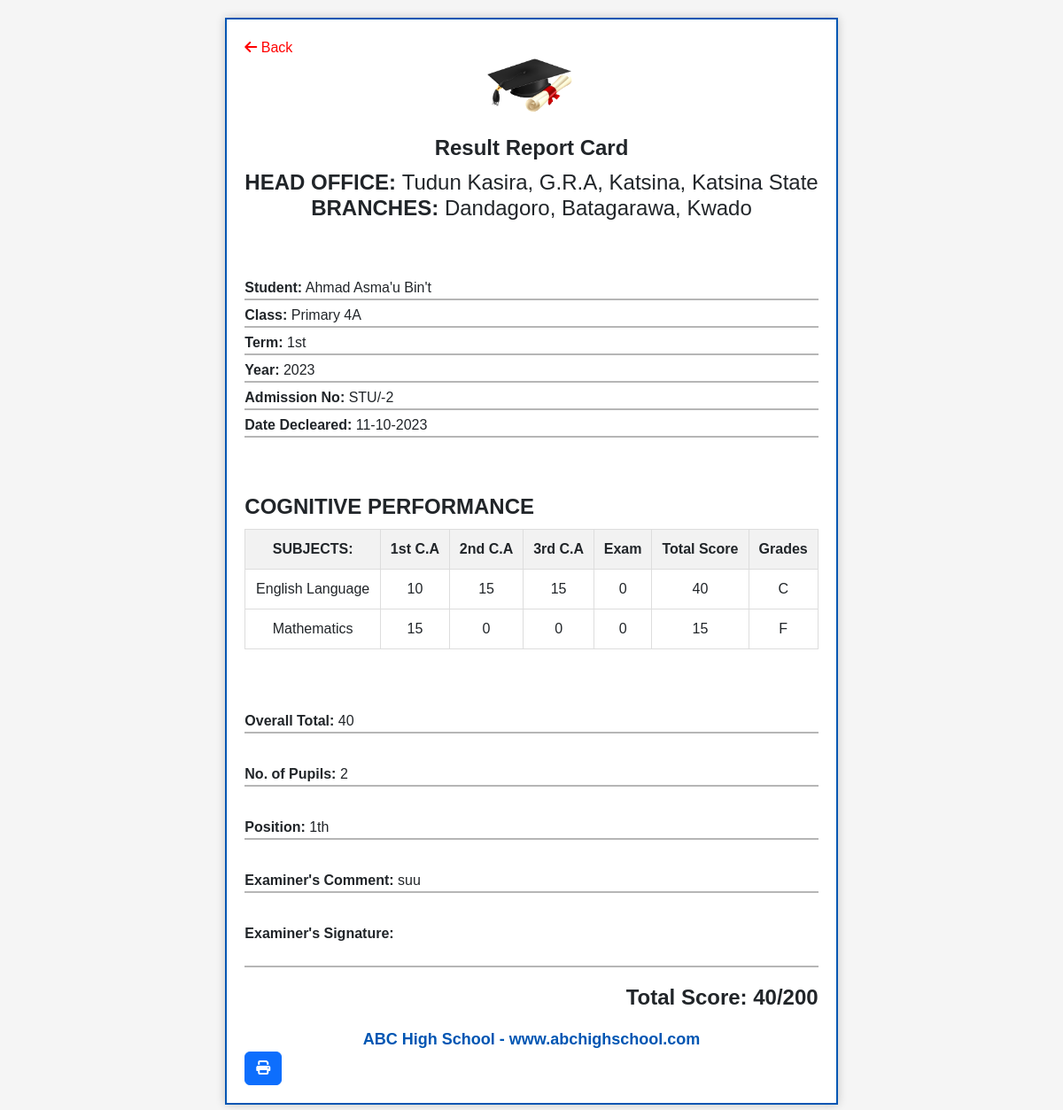
/report-card/2/, run on the app's committed database.
### rpms/models.py (models this page shows, shortened)
class ReportCard(models.Model):
    stu_id = models.ForeignKey(Student, on_delete=models.CASCADE)
    check_id = models.CharField(max_length=100, blank=True)
    position = models.CharField(max_length=100, blank=True)
    term = models.CharField(max_length=100, blank=True)
    staff_username = models.CharField(max_length=100, blank=True)
    staff_fullname = models.CharField(max_length=100, blank=True)
    staff_role = models.CharField(max_length=100, blank=True)
    date_registered = models.CharField(max_length=100, blank=True)
    examiner_comment = models.TextField(max_length=1000000000, blank=True)
    year = models.CharField(max_length=100, blank=True)
    examiner_sign = models.ImageField(upload_to='signatures', blank=True)
    overAll_marks = models.IntegerField(null=True, blank=True, default=0)

class Student(models.Model):
    stu_fullname = models.CharField(max_length=100, blank=True)
    stu_uuid = models.CharField(max_length=1000, blank=True)
    stu_id = models.CharField(max_length=100, blank=True)
    f_name = models.CharField(max_length=100, blank=True)
    l_name = models.CharField(max_length=100, blank=True)
    m_name = models.CharField(max_length=100, blank=True)
    dob = models.CharField(max_length=100, blank=True)
    gender = models.CharField(max_length=100, blank=True)
    class_name = models.CharField(max_length=100, blank=True)
    term = models.CharField(max_length=100, blank=True)
    stu_address = models.TextField(max_length=50000, blank=True)
    g_fullname = models.CharField(max_length=100, blank=True)
    g_phone_number = models.CharField(max_length=100, blank=True)
    g_address = models.CharField(max_length=100, blank=True)
    relationship = models.CharField(max_length=100, blank=True)
    email = models.CharField(max_length=100, blank=True)
    date_registered = models.CharField(max_length=100, blank=True)
    last_update = models.CharField(max_length=100, blank=True)
    student_photo = models.ImageField(upload_to='student_profile', default='profile.png')
    overAll_marks = models.IntegerField(null=True, blank=True, default=0)
    def __str__(self):
        return self.stu_id

class Result(models.Model):
    stu_id = models.ForeignKey(Student, on_delete=models.CASCADE)
    check_id = models.CharField(max_length=100, blank=True)
    subj_name = models.CharField(max_length=100, blank=True)
    first_ca = models.IntegerField(null=True, blank=True, default=0)
    second_ca = models.IntegerField(null=True, blank=True, default=0)
    third_ca = models.IntegerField(null=True, blank=True, default=0)
    exam = models.IntegerField(null=True, blank=True, default=0)
    total_marks = models.IntegerField(null=True, blank=True, default=0)
    grade = models.CharField(max_length=100, blank=True)
    class_name = models.CharField(max_length=100, blank=True)
    term = models.CharField(max_length=100, blank=True)
    staff_username = models.CharField(max_length=100, blank=True)
    staff_fullname = models.CharField(max_length=100, blank=True)
    staff_role = models.CharField(max_length=100, blank=True)
    date_registered = models.CharField(max_length=100, blank=True)
    last_update = models.CharField(max_length=100, blank=True)

### rpms/views.py (the view)
# urls.py: path('report-card/<int:id>/', views.report_card, name='report-card'),
def report_card(request, id):
    results = Result.objects.filter(check_id=id)
    report_card = ReportCard.objects.get(check_id=id)
    students = Student.objects.filter(class_name=report_card.stu_id.class_name)
    total_stu = len(students)
    context = {
        'report': report_card,
        'results': results,
        'total_stu':total_stu,
    }
    return render(request, "report-card.html", context)

### templates/report-card.html (shortened to what this page needs)
{% load static %}
<!DOCTYPE html>
<html lang="en">
<head>
    <link rel="stylesheet" href="{% static 'bootstrap/css/bootstrap.min.css' %}">
    <link rel="stylesheet" href="https://cdnjs.cloudflare.com/ajax/libs/font-awesome/6.4.2/css/all.min.css">
    <link rel="stylesheet" href="https://fontawesome.com/icons/lips?f=classic&s=solid">
</head>
<body>
    <div class="container">
        <div class="report-card">
            <a href="/decleared"><i class="fa fa-arrow-left"></i> Back</a>
            <div class="school-logo">
                <img src="{% static 'img/logo.png' %}" alt="ABC High School Logo">
            </div>
            <div class="student-info">
                <h2><strong>Result Report Card</strong></h2>
                <h2>
                   <strong>HEAD OFFICE:</strong> <span>Tudun Kasira, G.R.A, Katsina, Katsina State</span><br>
                    <strong>BRANCHES:</strong> <span>Dandagoro, Batagarawa, Kwado</span>
                </h2><br><br>
                <p><strong>Student:</strong> {{report.stu_id.l_name}} {{report.stu_id.f_name}} {{report.stu_id.m_name}}</p>
                <p><strong>Class:</strong> {{report.stu_id.class_name}}</p>
                <p><strong>Term:</strong> {{report.stu_id.term}}</p>
                <p><strong>Year:</strong> {{report.year}}</p>
                <p><strong>Admission No:</strong> {{report.stu_id}}</p>
                <p><strong>Date Decleared:</strong> {{report.date_registered}}</p>
            </div><br>
            <div class="subject">
                <h4>COGNITIVE PERFORMANCE</h4>
                <table class="table table-bordered">
                    <thead>
                        <tr>
                            <th>SUBJECTS:</th>
                            <th>1st C.A</th>
                            <th>2nd C.A</th>
                            <th>3rd C.A</th>
                            <th>Exam</th>
                            <th>Total Score</th>
                            <th>Grades</th>
                        </tr>
                    </thead>
                    <tbody>
                        {% for result in results %}
                        <tr>
                            <td>{{result.subj_name}}</td>
                            <td>{{result.first_ca}}</td>
                            <td>{{result.second_ca}}</td>
                            <td>{{result.third_ca}}</td>
                            <td>{{result.exam}}</td>
                            <td>{{result.total_marks}}</td>
                            <td>{{result.grade}}</td>
                        </tr>
                        {% endfor %}
                    </tbody>
                </table>
            </div><br><br>
            <div class="student-info">
                <p><strong>Overall Total:</strong> {{report.overAll_marks}}</p><br>
                <p><strong>No. of Pupils:</strong> {{total_stu}}</p><br>
                <p><strong>Position:</strong> {{report.position}}</p><br>
                <p><strong>Examiner's Comment:</strong> {{report.examiner_comment}}</p><br>
                <p><strong>Examiner's Signature:</strong><br> <img src="{{report.examiner_sign.url}}" alt="" width="200px"></p>
            </div>
            <div class="total-score">
                <h4>Total Score: {{report.overAll_marks}}/200</h4>
            </div>
            <div class="school-name">
                ABC High School - www.abchighschool.com
            </div>
            <div class="print">
                <button class="btn btn-primary" onclick="printInfo()"><i class="fa fa-print"></i></button>
            </div>
        </div>
    </div>
</body>
</html>

### templates/report-card.html (style rules this page uses)
body { font-family: Arial, sans-serif; background-color: #f5f5f5; }
.report-card { border: 2px solid #0056b3; padding: 20px; margin: 20px auto; max-width: 800px; background-color: #fff; box-shadow: 0 0 10px rgba(0, 0, 0, 0.2); }
.school-logo { text-align: center; margin-bottom: 20px; }
.school-logo img { max-width: 100px; }
.student-info { margin-bottom: 20px; }
.student-info h2 { font-size: 24px; margin-bottom: 10px; text-align: center; }
h2 span { font-weight: 100; }
.student-info p { margin: 5px 0; border-bottom: 2px solid rgb(182, 182, 182); }
.subject { margin-top: 20px; }
.subject h4 { font-weight: bold; }
.subject table { width: 100%; margin-top: 10px; }
.subject table th, .subject table td { padding: 10px; border: 1px solid #ddd; text-align: center; }
.subject table th { background-color: #f2f2f2; }
.total-score { margin-top: 20px; text-align: right; }
.total-score h4 { font-weight: bold; }
.school-name { text-align: center; font-size: 18px; font-weight: bold; color: #0056b3; margin-top: 20px; }
a { text-decoration: none; color: red; }
.container { display: flex; flex-direction: column; align-items: center; justify-content: center; width: 100%; }

### data on the page
ReportCard: stu_id.l_name "Ahmad", stu_id.f_name "Asma'u", stu_id.m_name "Bin't", stu_id.class_name "Primary 4A", stu_id.term "1st", year "2023", stu_id "STU/-2", date_registered "11-10-2023", overAll_marks "40", position "1th", examiner_comment "suu"
Result: subj_name "English Language", first_ca "10", second_ca "15", third_ca "15", exam "0", total_marks "40", grade "C"
Result: subj_name "Mathematics", first_ca "15", second_ca "0", third_ca "0", exam "0", total_marks "15", grade "F"

### other printed values
{{ total_stu }} "2"
